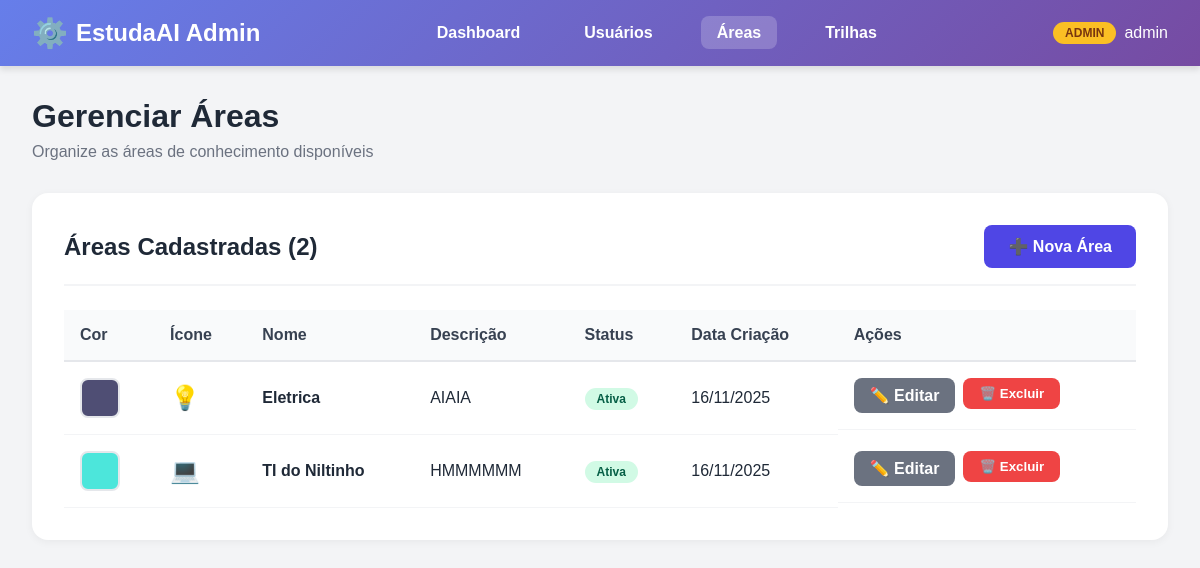
The page /usuarios/admin-panel/areas/ (signed in) on the database its author committed.
### usuarios/models.py (models this page shows, shortened)
class Usuario(AbstractUser): #criação de uma classe usuário
    nome = models.CharField(max_length=100)#Char pois é tudo caracter, o tamanho pode variar, sendo de caso a caso
    email = models.EmailField(unique=True)#modelo específico de email, pois email tem seus peculiaridades, ex: @
    universidade = models.CharField(max_length=255)#Char pois é tudo caracter
    curso = models.CharField(max_length=255)#Char pois é tudo caracter
    ano_formatura = models.IntegerField(null=True, blank=True, validators=[MinValueValidator(2000), MaxValueValidator(2060)])# Intenger para números inteiros, null=True --> o Banco não dará erro se estiver vazio
    idade = models.IntegerField(null=True, blank=True, validators=[MinValueValidator(8), MaxValueValidator(100)])#blank=True --> o django aceitará formulários com essa parte em branco, mine max value validator para validar e não ter número absurdoss
    nome = models.CharField(max_length=100)  # Nome completo do usuário
    email = models.EmailField(unique=True)  # Email único no sistema
    universidade = models.CharField(max_length=255)  # Nome da universidade
    curso = models.CharField(max_length=255)  # Nome do curso
    ano_formatura = models.IntegerField(
        null=True, blank=True,  # Permite valores vazios
        validators=[MinValueValidator(2000), MaxValueValidator(2060)]  # Entre 2000 e 2060
    )
    idade = models.IntegerField(
        null=True, blank=True,  # Permite valores vazios
        validators=[MinValueValidator(8), MaxValueValidator(100)]  # Entre 8 e 100 anos
    )
    REQUIRED_FIELDS = ['nome', 'email', 'universidade', 'curso', 'ano_formatura', 'idade']

### api/models.py (models this page shows, shortened)
class Area(models.Model):
    nome = models.CharField(max_length=100, unique=True)
    descricao = models.TextField()
    icone = models.CharField(max_length=50, blank=True, help_text="Nome do ícone ou emoji")
    cor = models.CharField(max_length=7, default="#4f46e5", help_text="Cor em hexadecimal")
    ativa = models.BooleanField(default=True)
    data_criacao = models.DateTimeField(auto_now_add=True)
    data_atualizacao = models.DateTimeField(auto_now=True)
    class Meta:
        ordering = ['nome']
        verbose_name = 'Área'
        verbose_name_plural = 'Áreas'

### usuarios/views.py (the view)
# urls.py: path('admin-panel/areas/', views.admin_areas_list, name='admin_areas_list'),
@login_required(login_url='login')
@user_passes_test(user_is_staff, login_url='dashboard')
def admin_areas_list(request):
    areas = Area.objects.all().order_by('nome')
    paginator = Paginator(areas, 10)
    page_number = request.GET.get('page')
    page_obj = paginator.get_page(page_number)
    return render(request, 'usuarios/admin/areas_list.html', {'page_obj': page_obj})

### usuarios/views.py (called while the page is built)
def user_is_staff(user):
    return user.is_staff

### usuarios/templates/usuarios/admin/areas_list.html (shortened to what this page needs)
{% load static %}
<!DOCTYPE html>
<html lang="pt-BR">
<head>
    <link rel="stylesheet" href="{% static 'usuarios/admin-style.css' %}">
</head>
<body>
    <header class="admin-navbar">
        <nav class="admin-nav-container">
            <a href="{% url 'admin_dashboard' %}" class="admin-logo">EstudaAI Admin</a>
            <ul class="admin-menu">
                <li><a href="{% url 'admin_dashboard' %}">Dashboard</a></li>
                <li><a href="{% url 'admin_usuarios_list' %}">Usuários</a></li>
                <li><a href="{% url 'admin_areas_list' %}" class="active">Áreas</a></li>
                <li><a href="{% url 'admin_trilhas_list' %}">Trilhas</a></li>
            </ul>
            <div class="admin-user-info">
                <span class="admin-badge">ADMIN</span>
                <span>{{ user.username }}</span>
            </div>
        </nav>
    </header>
    <main class="admin-container">
        <div class="admin-header">
            <h1 class="admin-title">Gerenciar Áreas</h1>
            <p class="admin-subtitle">Organize as áreas de conhecimento disponíveis</p>
        </div>
        <div class="admin-card">
            <div class="card-header">
                <h2 class="card-title">Áreas Cadastradas ({{ page_obj.paginator.count }})</h2>
                <a href="{% url 'admin_area_create' %}" class="btn-primary">➕ Nova Área</a>
            </div>
            <div class="table-container">
                <table class="admin-table">
                    <thead>
                        <tr>
                            <th>Cor</th>
                            <th>Ícone</th>
                            <th>Nome</th>
                            <th>Descrição</th>
                            <th>Status</th>
                            <th>Data Criação</th>
                            <th>Ações</th>
                        </tr>
                    </thead>
                    <tbody>
                        {% for area in page_obj %}
                        <tr>
                            <td>
                                <span class="color-preview" style="--bg-color: {{ area.cor }}; background-color: var(--bg-color)"></span>
                            </td>
                            <td style="font-size: 1.5rem">{{ area.icone|default:"📚" }}</td>
                            <td><strong>{{ area.nome }}</strong></td>
                            <td>{{ area.descricao|truncatewords:10 }}</td>
                            <td>
                                {% if area.ativa %}
                                <span class="badge success">Ativa</span>
                                {% else %}
                                <span class="badge danger">Inativa</span>
                                {% endif %}
                            </td>
                            <td>{{ area.data_criacao|date:"d/m/Y" }}</td>
                            <td class="table-actions">
                                <a href="{% url 'admin_area_edit' area.id %}" class="btn-secondary">✏️ Editar</a>
                                <form method="POST" action="{% url 'admin_area_delete' area.id %}" style="display: inline;" onsubmit="return confirm('Tem certeza que deseja excluir esta área?');">
                                    <button type="submit" class="btn-danger">🗑️ Excluir</button>
                                </form>
                            </td>
                        </tr>
                        {% endfor %}
                    </tbody>
                </table>
            </div>
        </div>
    </main>
</body>
</html>

### usuarios/static/usuarios/admin-style.css (style rules this page uses)
* { margin: 0; padding: 0; box-sizing: border-box; font-family: sans-serif; }
body { background-color: #f3f4f6; color: #1f2937; }
.admin-navbar { background: linear-gradient(135deg, #667eea 0%, #764ba2 100%); box-shadow: 0 4px 6px rgba(0,0,0,0.1); position: sticky; top: 0; z-index: 50; }
.admin-nav-container { max-width: 1400px; margin: 0 auto; padding: 1rem 2rem; display: flex; align-items: center; justify-content: space-between; }
.admin-logo { font-size: 1.5rem; font-weight: bold; color: white; text-decoration: none; display: flex; align-items: center; gap: 0.5rem; }
.admin-logo::before { content: "⚙️"; font-size: 1.8rem; }
.admin-menu { list-style: none; display: flex; gap: 2rem; }
.admin-menu a { color: white; text-decoration: none; font-weight: 600; padding: 0.5rem 1rem; border-radius: 0.5rem; transition: background 0.3s; }
.admin-menu a:hover, .admin-menu a.active { background: rgba(255, 255, 255, 0.2); }
.admin-user-info { color: white; display: flex; align-items: center; gap: 0.5rem; }
.admin-badge { background: #fbbf24; color: #78350f; padding: 0.25rem 0.75rem; border-radius: 1rem; font-size: 0.75rem; font-weight: bold; }
.admin-container { max-width: 1400px; margin: 2rem auto; padding: 0 2rem; }
.admin-header { margin-bottom: 2rem; }
.admin-title { font-size: 2rem; font-weight: bold; color: #1f2937; margin-bottom: 0.5rem; }
.admin-subtitle { color: #6b7280; font-size: 1rem; }
.admin-card { background: white; padding: 2rem; border-radius: 1rem; box-shadow: 0 2px 8px rgba(0,0,0,0.05); margin-bottom: 2rem; }
.card-header { display: flex; justify-content: space-between; align-items: center; margin-bottom: 1.5rem; padding-bottom: 1rem; border-bottom: 2px solid #f3f4f6; }
.card-title { font-size: 1.5rem; font-weight: bold; color: #1f2937; }
.btn-primary { background: #4f46e5; color: white; padding: 0.75rem 1.5rem; border: none; border-radius: 0.5rem; font-weight: 600; cursor: pointer; text-decoration: none; display: inline-flex; align-items: center; gap: 0.5rem; transition: background 0.3s; }
.btn-secondary { background: #6b7280; color: white; padding: 0.5rem 1rem; border: none; border-radius: 0.5rem; font-weight: 600; cursor: pointer; text-decoration: none; transition: background 0.3s; }
.btn-danger { background: #ef4444; color: white; padding: 0.5rem 1rem; border: none; border-radius: 0.5rem; font-weight: 600; cursor: pointer; transition: background 0.3s; }
.table-container { overflow-x: auto; }
.admin-table { width: 100%; border-collapse: collapse; }
.admin-table thead { background: #f9fafb; }
.admin-table th { padding: 1rem; text-align: left; font-weight: 600; color: #374151; border-bottom: 2px solid #e5e7eb; }
.admin-table td { padding: 1rem; border-bottom: 1px solid #f3f4f6; }
.table-actions { display: flex; gap: 0.5rem; }
.badge { padding: 0.25rem 0.75rem; border-radius: 1rem; font-size: 0.75rem; font-weight: 600; }
.badge.success { background: #d1fae5; color: #065f46; }
.color-preview { width: 40px; height: 40px; border-radius: 0.5rem; border: 2px solid #e5e7eb; display: inline-block; vertical-align: middle; }

### rows shown on the page
Usuario: username "admin"
Area: icone "💡", nome "Eletrica", descricao "AIAIA", ativa "Ativa", data_criacao "16/11/2025"
Area: icone "💻", nome "TI do Niltinho", descricao "HMMMMMM", ativa "Ativa", data_criacao "16/11/2025"

### other values the page prints
{{ page_obj.paginator.count }} "2"
